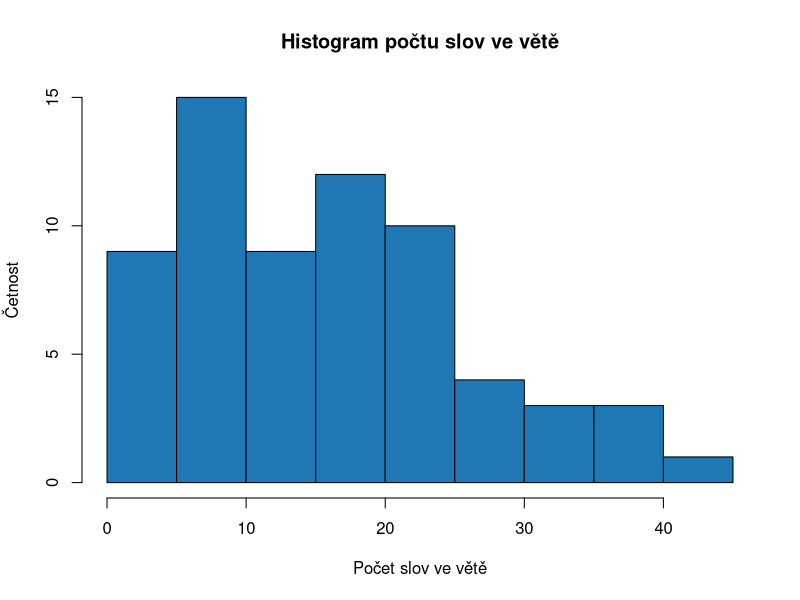
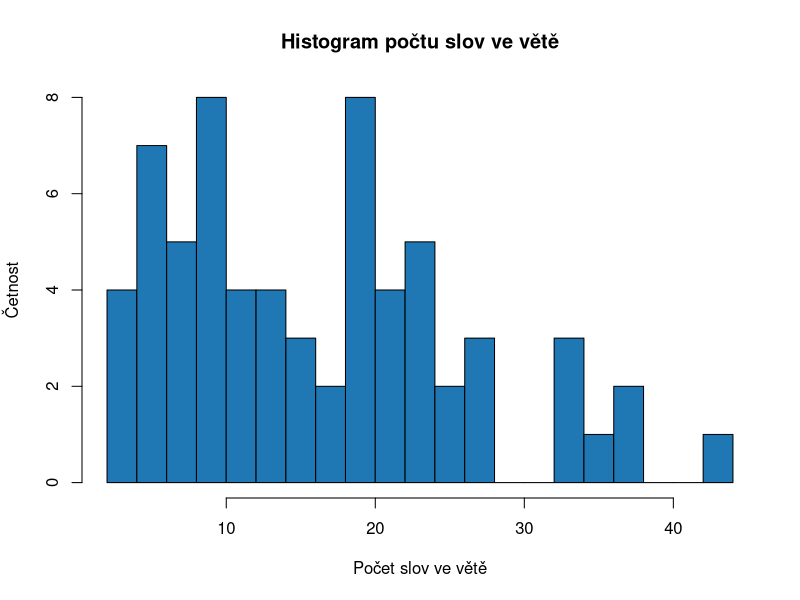
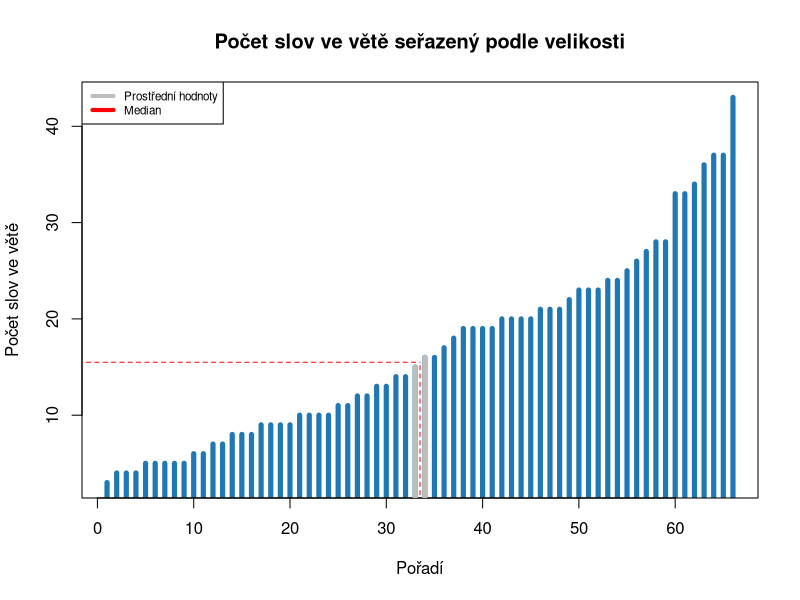
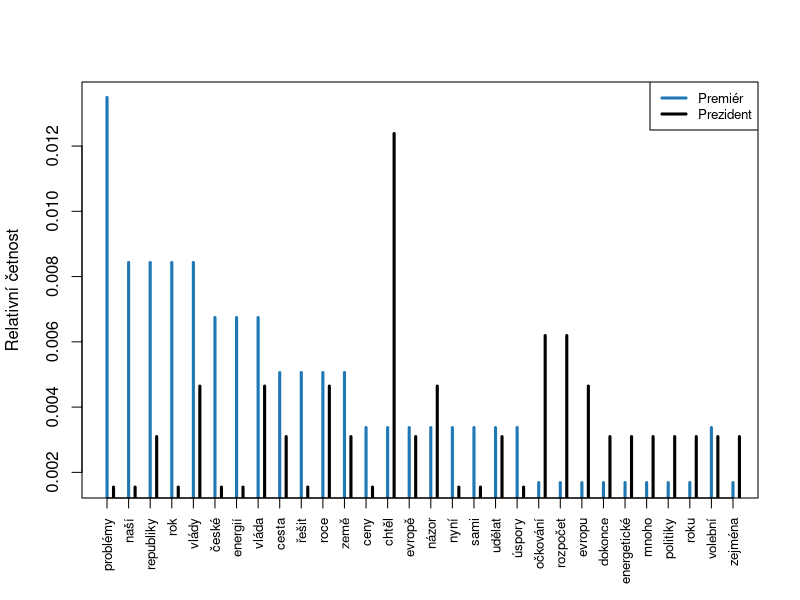
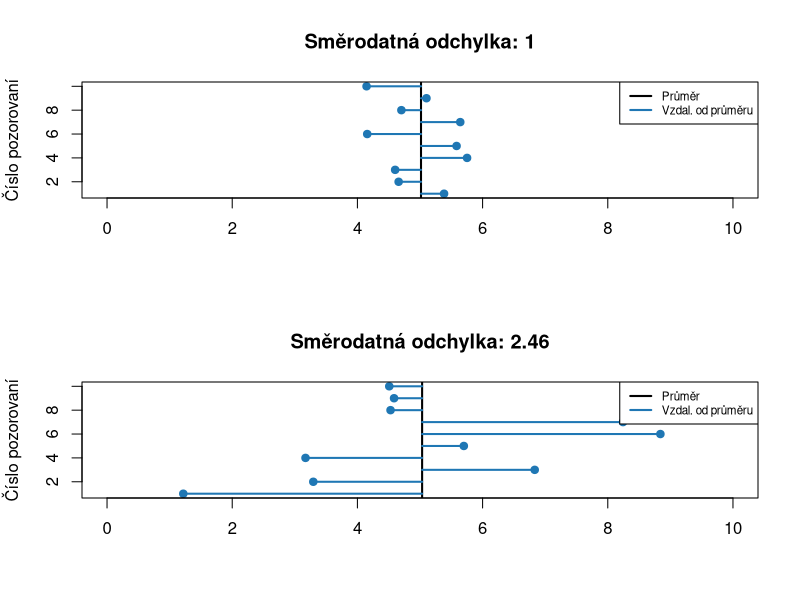
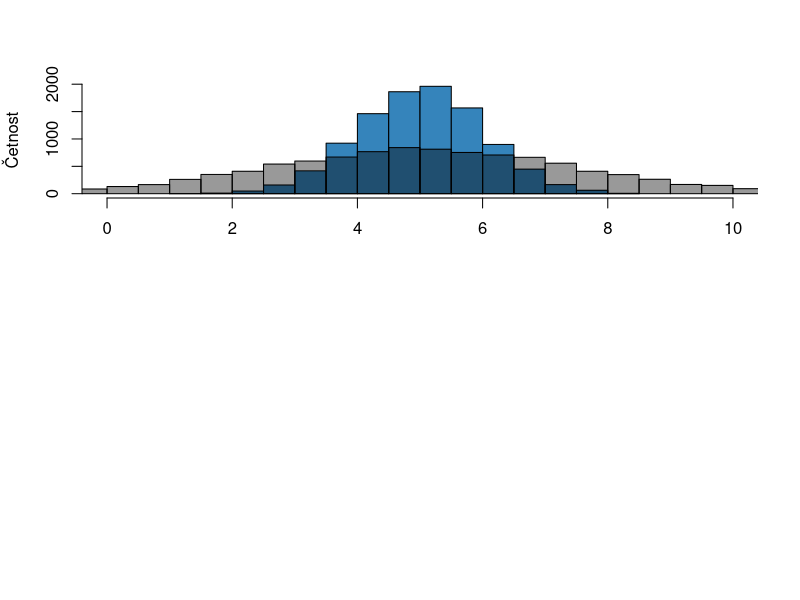

The R script that drew these images, in order:
## ---- chunk 1
prezident <- readLines("../dats/prezident.txt", encoding = "UTF-8")
## ---- chunk 2
vycistit_text <- function(.text) {
  # vse malym pismem
  .text <- tolower(.text)

  # odstranime prazdne radky
  .text <- .text[.text != ""]

  # odstranime carky
  .text <- gsub(pattern = ",", replacement = "", x = .text)

  # rozdelit na vety, pokud najdeme "." nebo "!" nebo "?"
  .text <- unlist(strsplit(.text, split = "\\.|\\!|\\?"))

  # vymazeme mezery na zacatku a konci
  .text <- trimws(.text, which = c("left"))
  .text <- trimws(.text, which = c("right"))

  # odstranime prazdne prvky, ktere vznikly protoze po tecce neni zadny text
  .text <- .text[.text != ""]

  # rozdelime na slova
  slova <- list()
  for (i in 1:length(.text)) {
    slova[[i]] <- unlist(strsplit(.text[i], split = " "))
  }
  return(slova)
}
## ---- chunk 3
prezident_clean <- vycistit_text(prezident)
## ---- chunk 4
# nejprve prevedeme list na vekor
slova <- unlist(prezident_clean)
tabulka_slov <- table(slova)
## ---- chunk 5
tabulka_slov_serazena <- sort(tabulka_slov, decreasing = TRUE)
## ---- chunk 6
pocet_slov <- sapply(prezident_clean, length)
## ---- chunk 7
hist(pocet_slov, 
     col = "#1f77b4", 
     xlab = "Počet slov ve větě", ylab = "Četnost", 
     main = "Histogram počtu slov ve větě")
## ---- chunk 8
hist(pocet_slov, 
     col = "#1f77b4", 
     xlab = "Počet slov ve větě", ylab = "Četnost", 
     main = "Histogram počtu slov ve větě",
     breaks = 15)
## ---- chunk 9
n <- length(pocet_slov)
# protoze mame sudy pocet slov vypocitame prumer dvou prostrednich hodnot
i1 <- n / 2
i2 <- i1 + 1
.median <- mean(pocet_slov[c(i1, i2)])
# nebo pomoci funkce median(pocet_slov)
## ---- chunk 10
plot(1:n,
  sort(pocet_slov),
  col = "#1f77b4",
  ylab = "Počet slov ve větě", xlab = "Pořadí", main = "Počet slov ve větě seřazený podle velikosti",
  type = "h",
  lwd = 5
)
# pridame prostredni hodnoty
lines(i1, pocet_slov[i1], col = "grey", type = "h", lwd = 5)
lines(i2, pocet_slov[i2], col = "grey", type = "h", lwd = 5)

# pridame median
lines(mean(c(i1, i2)), .median, col = "red", type = "h", lwd = 1, lty = 2)
lines(c(-2, mean(c(i1, i2))), c(.median, .median), col = "red", type = "l", lwd = 1, lty = 2)
legend("topleft",
  col = c("grey", "red"),
  lwd = c(4, 4),
  legend = c("Prostřední hodnoty", "Median"),
  cex = 0.7
)
## ---- chunk 11
sum(pocet_slov) / length(pocet_slov)
## ---- chunk 12
w <- 1:length(pocet_slov)
sum(w * pocet_slov) / sum(w)
## ---- chunk 13
# nacteme text projevu premiera
premier <- readLines("../dats/vlada.txt")
premier_clean <- vycistit_text(premier)

# extrahujeme slova z vet do vektoru
slova_premier <- unlist(premier_clean)

# nacteme a odstranime stopwords
stopwords <- readLines("../dats/stopwords.txt", encoding = "UTF-8")

# vybereme pouze slova, ktera nejsou ve stopwords
slova_premier <- slova_premier[!slova_premier %in% stopwords]
slova <- slova[!slova %in% stopwords]

# vypocitame absolutni cetnost slov
cetnost_premier <- table(slova_premier) 
cetnost_prezident <- table(slova)

# vypocitame relativni cetnost
cetnost_premier <- cetnost_premier / sum(cetnost_premier)
cetnost_prezident <- cetnost_prezident / sum(cetnost_prezident)

# vypocitame relativni cetnost

# ted slouzime obe tabulky 
rel_cetnost <- merge(data.frame(cetnost_premier), 
                     data.frame(cetnost_prezident), 
                     by.x = "slova_premier", by.y = "slova")
# prejmenuje sloupce, aby davaly vice smysl
colnames(rel_cetnost) <- c("slova", "premier", "prezident")
head(rel_cetnost)

# vybereme nejcastejsich 20 slov pro každého 
top_premier <- order(rel_cetnost$premier, decreasing = TRUE)[1:20]
top_prezident <-order(rel_cetnost$prezident, decreasing = TRUE)[1:20]
# vyfiltrujeme 
top_index <- unique(c(top_premier, top_prezident))
rel_cetnost_top <- rel_cetnost[top_index, ]
## ---- chunk 14
x <- 1:nrow(rel_cetnost_top)
plot(x,
     rel_cetnost_top$premier, 
     type = "h",
     xaxt = "n",
     xlab = "",
     ylab = "Relativní četnost",
     col = "#1f77b4", lwd = 3)
lines(x+0.3,
      rel_cetnost_top$prezident, 
      type = "h",
      col = "black", lwd = 3)
axis(1, at=x, labels=rel_cetnost_top$slova, las = 3, cex.axis = 0.8)
legend("topright", legend = c("Premiér", "Prezident"), col = c("#1f77b4", "black"), lwd = c(3,3), cex = 0.8)
## ---- chunk 15
n <- length(pocet_slov)
rozptyl <- sum((pocet_slov - mean(pocet_slov))^2) / n
# nebo v R pomoci var

smerodatna_odchylka <- sqrt(rozptyl)
# nebo v R pomoci sd
## ---- chunk 16
par(mfrow = c(2, 1))
x <- rnorm(1e4, mean = 5, sd = 1)
prumer <- mean(x)
n <- seq(1, 10) 
smerodatna_odchylka <- sd(x)
 
# prvni graf
plot(x[n], n, 
     main = paste0("Směrodatná odchylka: ", round(smerodatna_odchylka, 2)),
     xlim = c(0,10), 
     xlab = "", ylab = "Číslo pozorovaní", 
     pch = 19,
     col = "#1f77b4")
abline(v = prumer, col = "black", lwd = 2)
for(i in n) {
	lines(c(prumer, x[i]), c(i,i), col = "#1f77b4", lwd = 2)
}
legend("topright", 
        legend = c("Průměr", "Vzdal. od průměru"), 
       col = c("black", "#1f77b4"), 
       lwd = c(2,2), cex = 0.7)

# druhy graf
x2 <- rnorm(1e4, mean = 5, sd = 2.5)
prumer <- mean(x2)
smerodatna_odchylka <- sd(x2)

plot(x2[n], n, 
     main = paste0("Směrodatná odchylka: ", round(smerodatna_odchylka, 2)),
     xlim = c(0,10), 
     xlab = "", ylab = "Číslo pozorovaní", 
     pch = 19,
     col = "#1f77b4")
abline(v = prumer, col = "black", lwd = 2)
for(i in n) {
	lines(c(prumer, x2[i]), c(i,i), col = "#1f77b4",lwd = 2)
}
legend("topright", 
       legend = c("Průměr", "Vzdal. od průměru"), 
       col = c("black", "#1f77b4"), 
       lwd = c(2,2), cex = 0.7)
## ---- chunk 17
hist(x, 
     col = adjustcolor("#1f77b4", 0.9), 
     breaks = 20, 
     xlab = "", ylab = "Četnost", main = "",
     xlim = c(0,10))
hist(x2, 
     col = adjustcolor("black", 0.4), 
     breaks = 40, 
     add = TRUE)
## ---- chunk 18
kvartil <- quantile(pocet_slov, prob = c(0.25, 0.5, 0.75))
kvartil
